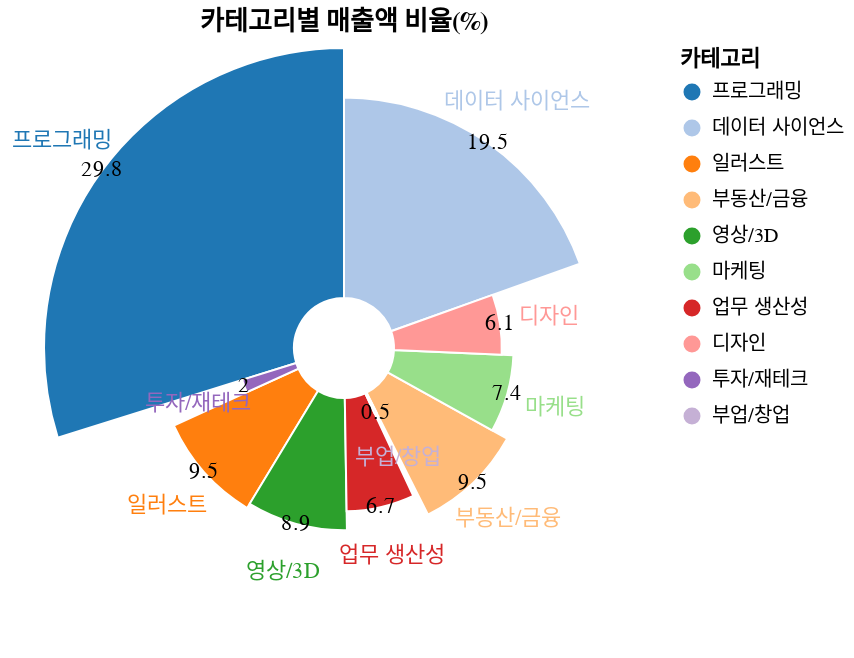

The cell this chart's notebook holds for it:
### Code cell
df_paid = df[df["유형"].str.contains("PAYMENT")] # 환불 제외, 결제한 데이터만 생성

# 카테고리별 실거래금액(매출액) 합계 
category_group_sum = df_paid.groupby("카테고리")["실거래금액"].sum().reset_index().sort_values(by="실거래금액", 
                                                                                      ascending=False)

# 그래프에 표시할 카데고리 순서
category_order = ['프로그래밍', 
                  '데이터 사이언스', 
                  '일러스트', 
                  '부동산/금융', 
                  '영상/3D', 
                  '마케팅', 
                  '업무 생산성', 
                  '디자인', 
                  '투자/재테크', 
                  '부업/창업']

# 실거래금액 비율 계산
category_group_sum_rate = category_group_sum.copy()
total_sum = category_group_sum_rate['실거래금액'].sum()
category_group_sum_rate['실거래금액 비율'] = np.round(category_group_sum_rate['실거래금액']/total_sum*100, 
                                               decimals=1)

base = alt.Chart(category_group_sum_rate).encode(alt.Theta("실거래금액:Q", 
                                                           title="실거래금액 비율").stack(True),
                                                 alt.Radius("실거래금액").scale(type="sqrt", 
                                                                           zero=True, 
                                                                           rangeMin=20),
                                                 color=alt.Color("카테고리:N", 
                                                                 scale=alt.Scale(scheme='category20'), 
                                                                 sort=category_order))

c1 = base.mark_arc(innerRadius=25, stroke="#fff")
c2 = base.mark_text(radiusOffset=0).encode(text="실거래금액 비율:N",
                                           color=alt.value("black"), 
                                           order=alt.Order("카테고리:N"))
c3 = base.mark_text(radiusOffset=25).encode(text="카테고리:N", 
                                            order=alt.Order("카테고리:N"))

chart = alt.layer(c1, c2, c3).configure_legend(orient='right').properties(title="카테고리별 매출액 비율(%)")
chart

### Figure 1 — Vega-Lite specification as saved in the notebook (floating-point values rounded to 4 significant figures)
{"config": {"view": {"continuousWidth": 300, "continuousHeight": 300}, "legend": {"orient": "right"}}, "layer": [{"mark": {"type": "arc", "innerRadius": 25, "stroke": "#fff"}, "encoding": {"color": {"field": "카테고리", "scale": {"scheme": "category20"}, "sort": ["프로그래밍", "데이터 사이언스", "일러스트", "부동산/금융", "영상/3D", "마케팅", "업무 생산성", "디자인", "투자/재테크", "부업/창업"], "type": "nominal"}, "radius": {"field": "실거래금액", "scale": {"type": "sqrt", "zero": true, "rangeMin": 20}, "type": "quantitative"}, "theta": {"field": "실거래금액", "stack": true, "title": "실거래금액 비율", "type": "quantitative"}}}, {"mark": {"type": "text", "radiusOffset": 0}, "encoding": {"color": {"value": "black"}, "order": {"field": "카테고리", "type": "nominal"}, "radius": {"field": "실거래금액", "scale": {"type": "sqrt", "zero": true, "rangeMin": 20}, "type": "quantitative"}, "text": {"field": "실거래금액 비율", "type": "nominal"}, "theta": {"field": "실거래금액", "stack": true, "title": "실거래금액 비율", "type": "quantitative"}}}, {"mark": {"type": "text", "radiusOffset": 25}, "encoding": {"color": {"field": "카테고리", "scale": {"scheme": "category20"}, "sort": ["프로그래밍", "데이터 사이언스", "일러스트", "부동산/금융", "영상/3D", "마케팅", "업무 생산성", "디자인", "투자/재테크", "부업/창업"], "type": "nominal"}, "order": {"field": "카테고리", "type": "nominal"}, "radius": {"field": "실거래금액", "scale": {"type": "sqrt", "zero": true, "rangeMin": 20}, "type": "quantitative"}, "text": {"field": "카테고리", "type": "nominal"}, "theta": {"field": "실거래금액", "stack": true, "title": "실거래금액 비율", "type": "quantitative"}}}], "data": {"name": "data-de7ee2a37509a5079717682981d6ee2e"}, "title": "카테고리별 매출액 비율(%)", "$schema": "https://vega.github.io/schema/vega-lite/v5.8.0.json", "datasets": {"data-de7ee2a37509a5079717682981d6ee2e": [{"카테고리": "프로그래밍", "실거래금액": 7414108004, "실거래금액 비율": 29.8}, {"카테고리": "데이터 사이언스", "실거래금액": 4856780590, "실거래금액 비율": 19.5}, {"카테고리": "일러스트", "실거래금액": 2370890265, "실거래금액 비율": 9.5}, {"카테고리": "부동산/금융", "실거래금액": 2357533300, "실거래금액 비율": 9.5}, {"카테고리": "영상/3D", "실거래금액": 2216658500, "실거래금액 비율": 8.9}, {"카테고리": "마케팅", "실거래금액": 1841750094, "실거래금액 비율": 7.4}, {"카테고리": "업무 생산성", "실거래금액": 1668629905, "실거래금액 비율": 6.7}, {"카테고리": "디자인", "실거래금액": 1523132870, "실거래금액 비율": 6.1}, {"카테고리": "투자/재테크", "실거래금액": 488866750, "실거래금액 비율": 2.0}, {"카테고리": "부업/창업", "실거래금액": 115288000, "실거래금액 비율": 0.5}]}}
